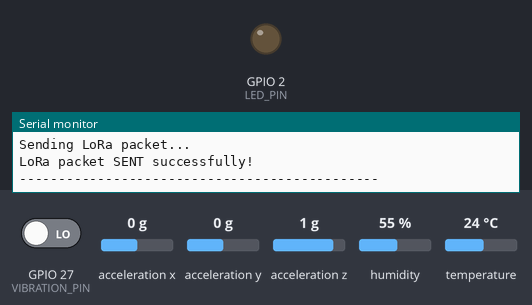
This sketch was run on a simulated ESP32. On the bench: output pins drawn as LEDs (lit = HIGH), the last lines printed to the serial monitor. Wiring (inferred from the names in the program): MPU-6050 motion sensor at I2C address 0x68. Inputs (shaded band) come from the test bench; at power-on: GPIO 27 (VIBRATION_PIN) LOW, acceleration x 0 g, acceleration y 0 g, acceleration z 1 g, humidity 55 %, temperature 24 °C. No radio packets arrive unless stated.

Above: at 3.2 s.
3.3 s: GPIO 27 (VIBRATION_PIN) driven HIGH
At 4.8 s:
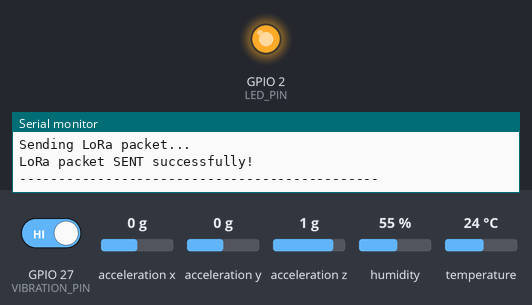
6.1 s: GPIO 27 (VIBRATION_PIN) driven LOW
At 7.7 s:
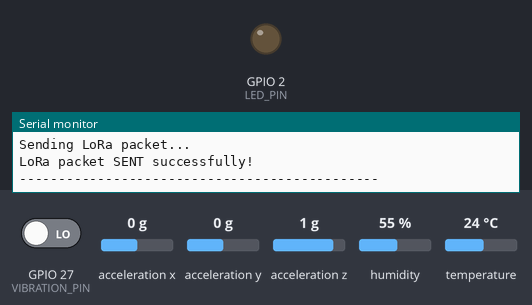
Timing chart, 0 to 9.2 s (numbered marks = the images above; inputs shaded):
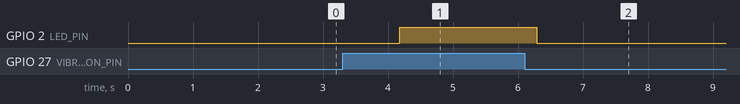

The sketch:

full_test_02.ino
```cpp
#include <Wire.h>
#include <SPI.h>
#include <LoRa.h>
#include <DHT.h>
#include <math.h>

// =====================================================
// PIN DEFINITIONS
// =====================================================

// MPU6050
#define SDA_PIN 21
#define SCL_PIN 22
#define MPU6050_ADDR 0x68

// DHT11
#define DHT_PIN 4
#define DHT_TYPE DHT11

// SW-420
#define VIBRATION_PIN 27

// LED
#define LED_PIN 2

// LoRa SX1278
#define SS   5
#define RST  14
#define DIO0 26

// LoRa frequency
#define LORA_FREQUENCY 433E6

// =====================================================
// OBJECTS
// =====================================================

DHT dht(DHT_PIN, DHT_TYPE);

// =====================================================
// VARIABLES
// =====================================================

unsigned long packetNumber = 0;

// MPU6050
int16_t ax = 0;
int16_t ay = 0;
int16_t az = 0;

float tiltX = 0.0;
float tiltY = 0.0;

bool mpuOK = false;

// DHT11
float temperature = 0.0;
float humidity = 0.0;

// SW-420
int vibrationState = 0;

// =====================================================
// SETUP
// =====================================================

void setup()
{
  Serial.begin(115200);
  delay(2000);

  Serial.println();
  Serial.println("==============================================");
  Serial.println("       SIH26025 SENSOR NODE - NODE 01");
  Serial.println("==============================================");

  // -------------------------------------------------
  // LED
  // -------------------------------------------------

  pinMode(LED_PIN, OUTPUT);
  digitalWrite(LED_PIN, LOW);

  // -------------------------------------------------
  // SW-420
  // -------------------------------------------------

  pinMode(VIBRATION_PIN, INPUT);

  Serial.println();
  Serial.println("SW-420 initialized.");

  // -------------------------------------------------
  // MPU6050
  // -------------------------------------------------

  Serial.println();
  Serial.println("Initializing MPU6050...");

  Wire.begin(SDA_PIN, SCL_PIN);

  Wire.beginTransmission(MPU6050_ADDR);
  byte error = Wire.endTransmission();

  if (error == 0)
  {
    Serial.println("MPU6050 FOUND!");

    // Wake up MPU6050
    Wire.beginTransmission(MPU6050_ADDR);
    Wire.write(0x6B);
    Wire.write(0x00);
    error = Wire.endTransmission();

    if (error == 0)
    {
      Serial.println("MPU6050 wake-up successful!");
      mpuOK = true;
    }
    else
    {
      Serial.println("MPU6050 wake-up FAILED!");
    }
  }
  else
  {
    Serial.print("MPU6050 NOT FOUND! I2C Error = ");
    Serial.println(error);
  }

  // -------------------------------------------------
  // DHT11
  // -------------------------------------------------

  Serial.println();
  Serial.println("Initializing DHT11...");

  dht.begin();

  Serial.println("DHT11 initialized.");

  // -------------------------------------------------
  // LoRa
  // -------------------------------------------------

  Serial.println();
  Serial.println("Initializing LoRa SX1278...");

  LoRa.setPins(SS, RST, DIO0);

  if (!LoRa.begin(LORA_FREQUENCY))
  {
    Serial.println("LoRa initialization FAILED!");

    while (1)
    {
      digitalWrite(LED_PIN, !digitalRead(LED_PIN));
      delay(500);
    }
  }

  Serial.println("LoRa initialization SUCCESS!");
  Serial.println("Frequency : 433 MHz");

  // Same settings must be used by gateway
  LoRa.setTxPower(17);
  LoRa.setSpreadingFactor(7);
  LoRa.setSignalBandwidth(125E3);
  LoRa.setCodingRate4(5);

  Serial.println("SF      : 7");
  Serial.println("BW      : 125 kHz");
  Serial.println("CR      : 4/5");
  Serial.println("TX Power: 17 dBm");

  // -------------------------------------------------
  // READY
  // -------------------------------------------------

  Serial.println();
  Serial.println("==============================================");
  Serial.println("          SENSOR NODE READY");
  Serial.println("==============================================");
}

// =====================================================
// READ MPU6050
// =====================================================

bool readMPU6050()
{
  Wire.beginTransmission(MPU6050_ADDR);
  Wire.write(0x3B);

  byte error = Wire.endTransmission(false);

  if (error != 0)
  {
    Serial.print("MPU6050 I2C error: ");
    Serial.println(error);
    return false;
  }

  int bytesReceived = Wire.requestFrom(MPU6050_ADDR, 6, true);

  if (bytesReceived != 6)
  {
    Serial.print("MPU6050: Expected 6 bytes, received ");
    Serial.println(bytesReceived);
    return false;
  }

  int16_t newAX = (Wire.read() << 8) | Wire.read();
  int16_t newAY = (Wire.read() << 8) | Wire.read();
  int16_t newAZ = (Wire.read() << 8) | Wire.read();

  // Only update values after successful read
  ax = newAX;
  ay = newAY;
  az = newAZ;

  return true;
}

// =====================================================
// CALCULATE TILT
// =====================================================

void calculateTilt()
{
  float accX = ax / 16384.0;
  float accY = ay / 16384.0;
  float accZ = az / 16384.0;

  tiltX = atan2(
            accY,
            sqrt((accX * accX) + (accZ * accZ))
          ) * 180.0 / PI;

  tiltY = atan2(
            -accX,
            sqrt((accY * accY) + (accZ * accZ))
          ) * 180.0 / PI;
}

// =====================================================
// READ ALL SENSORS
// =====================================================

void readSensors()
{
  // -------------------------------------------------
  // MPU6050
  // -------------------------------------------------

  if (readMPU6050())
  {
    mpuOK = true;
    calculateTilt();
  }
  else
  {
    mpuOK = false;
  }

  // -------------------------------------------------
  // DHT11
  // -------------------------------------------------

  float newTemperature = dht.readTemperature();
  float newHumidity = dht.readHumidity();

  if (!isnan(newTemperature))
  {
    temperature = newTemperature;
  }

  if (!isnan(newHumidity))
  {
    humidity = newHumidity;
  }

  // -------------------------------------------------
  // SW-420
  // -------------------------------------------------

  vibrationState = digitalRead(VIBRATION_PIN);

  // -------------------------------------------------
  // LED
  // -------------------------------------------------

  if (vibrationState == HIGH)
  {
    digitalWrite(LED_PIN, HIGH);
  }
  else
  {
    digitalWrite(LED_PIN, LOW);
  }
}

// =====================================================
// CREATE + SEND LoRa PACKET
// =====================================================

void sendLoRaPacket()
{
  packetNumber++;

  // -------------------------------------------------
  // Create packet
  // -------------------------------------------------

  String packet = "";

  packet += "NODE=NODE_01";
  packet += ",PKT=";
  packet += packetNumber;

  packet += ",TX=";
  packet += String(tiltX, 2);

  packet += ",TY=";
  packet += String(tiltY, 2);

  packet += ",AX=";
  packet += ax;

  packet += ",AY=";
  packet += ay;

  packet += ",AZ=";
  packet += az;

  packet += ",TEMP=";
  packet += String(temperature, 1);

  packet += ",HUM=";
  packet += String(humidity, 1);

  packet += ",VIB=";
  packet += vibrationState;

  // -------------------------------------------------
  // Serial display
  // -------------------------------------------------

  Serial.println();
  Serial.println("----------------------------------------------");
  Serial.println("SENSOR PACKET");

  Serial.print("Packet No   : ");
  Serial.println(packetNumber);

  Serial.print("Tilt X      : ");
  Serial.print(tiltX, 2);
  Serial.println(" deg");

  Serial.print("Tilt Y      : ");
  Serial.print(tiltY, 2);
  Serial.println(" deg");

  Serial.print("Accel X     : ");
  Serial.println(ax);

  Serial.print("Accel Y     : ");
  Serial.println(ay);

  Serial.print("Accel Z     : ");
  Serial.println(az);

  Serial.print("Temperature : ");
  Serial.print(temperature, 1);
  Serial.println(" C");

  Serial.print("Humidity    : ");
  Serial.print(humidity, 1);
  Serial.println(" %");

  Serial.print("Vibration   : ");

  if (vibrationState == HIGH)
  {
    Serial.println("DETECTED");
  }
  else
  {
    Serial.println("NORMAL");
  }

  // -------------------------------------------------
  // Send LoRa packet
  // -------------------------------------------------

  Serial.println();
  Serial.println("Sending LoRa packet...");

  LoRa.beginPacket();
  LoRa.print(packet);

  int result = LoRa.endPacket();

  if (result == 1)
  {
    Serial.println("LoRa packet SENT successfully!");
  }
  else
  {
    Serial.println("LoRa packet transmission FAILED!");
  }

  Serial.println("----------------------------------------------");
}

// =====================================================
// LOOP
// =====================================================

void loop()
{
  readSensors();

  sendLoRaPacket();

  delay(2000);
}
```

Measured:
- after the input at 3.3 s, GPIO 2 (LED_PIN): LOW → HIGH after 0.88 s
- after the input at 6.1 s, GPIO 2 (LED_PIN): HIGH → LOW after 0.19 s
